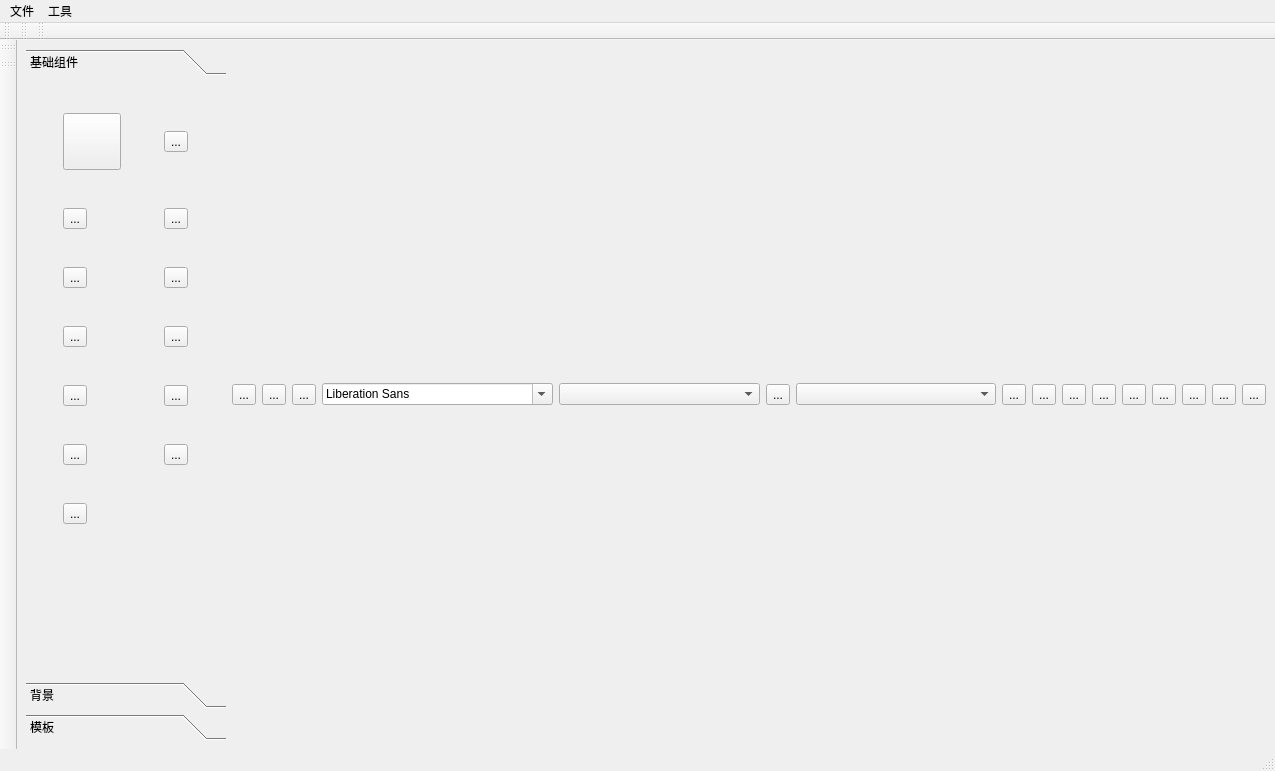
<?xml version="1.0" encoding="UTF-8"?>
<ui version="4.0">
 <class>MainWindow</class>
 <widget class="QMainWindow" name="MainWindow">
  <property name="geometry">
   <rect>
    <x>0</x>
    <y>0</y>
    <width>1275</width>
    <height>771</height>
   </rect>
  </property>
  <property name="windowTitle">
   <string>MainWindow</string>
  </property>
  <widget class="QWidget" name="centralwidget">
   <layout class="QHBoxLayout" name="horizontalLayout_2" stretch="1,4">
    <item>
     <widget class="QToolBox" name="toolBox">
      <property name="minimumSize">
       <size>
        <width>200</width>
        <height>0</height>
       </size>
      </property>
      <property name="maximumSize">
       <size>
        <width>200</width>
        <height>16777215</height>
       </size>
      </property>
      <property name="currentIndex">
       <number>0</number>
      </property>
      <widget class="QWidget" name="backgroundPage">
       <property name="geometry">
        <rect>
         <x>0</x>
         <y>0</y>
         <width>200</width>
         <height>643</height>
        </rect>
       </property>
       <attribute name="label">
        <string>基础组件</string>
       </attribute>
       <widget class="QWidget" name="layoutWidget">
        <property name="geometry">
         <rect>
          <x>0</x>
          <y>0</y>
          <width>201</width>
          <height>478</height>
         </rect>
        </property>
        <layout class="QGridLayout" name="graphicsGridLayout">
         <item row="0" column="0">
          <widget class="QToolButton" name="graphicsButton_2">
           <property name="toolTip">
            <string>自定义折线</string>
           </property>
           <property name="text">
            <string/>
           </property>
           <property name="icon">
            <iconset resource="diagramscene.qrc">
             <normaloff>:/images/linepointer.png</normaloff>:/images/linepointer.png</iconset>
           </property>
           <property name="iconSize">
            <size>
             <width>50</width>
             <height>50</height>
            </size>
           </property>
          </widget>
         </item>
         <item row="5" column="1">
          <widget class="QToolButton" name="graphicsButton_4">
           <property name="toolTip">
            <string>预备</string>
           </property>
           <property name="text">
            <string>...</string>
           </property>
           <property name="icon">
            <iconset resource="diagramscene.qrc">
             <normaloff>:/images/startShape.png</normaloff>:/images/startShape.png</iconset>
           </property>
           <property name="iconSize">
            <size>
             <width>50</width>
             <height>50</height>
            </size>
           </property>
          </widget>
         </item>
         <item row="0" column="1">
          <widget class="QToolButton" name="graphicsButton_12">
           <property name="toolTip">
            <string>直角折线</string>
           </property>
           <property name="text">
            <string>...</string>
           </property>
           <property name="icon">
            <iconset resource="diagramscene.qrc">
             <normaloff>:/images/rightArrow.png</normaloff>:/images/rightArrow.png</iconset>
           </property>
           <property name="iconSize">
            <size>
             <width>50</width>
             <height>50</height>
            </size>
           </property>
          </widget>
         </item>
         <item row="2" column="0">
          <widget class="QToolButton" name="graphicsButton_1">
           <property name="toolTip">
            <string>过程</string>
           </property>
           <property name="text">
            <string>...</string>
           </property>
           <property name="icon">
            <iconset resource="diagramscene.qrc">
             <normaloff>:/images/rectangle.png</normaloff>:/images/rectangle.png</iconset>
           </property>
           <property name="iconSize">
            <size>
             <width>50</width>
             <height>50</height>
            </size>
           </property>
          </widget>
         </item>
         <item row="3" column="0">
          <widget class="QToolButton" name="graphicsButton_13">
           <property name="toolTip">
            <string>输入/输出</string>
           </property>
           <property name="text">
            <string>...</string>
           </property>
           <property name="icon">
            <iconset resource="diagramscene.qrc">
             <normaloff>:/images/lozenge.png</normaloff>:/images/lozenge.png</iconset>
           </property>
           <property name="iconSize">
            <size>
             <width>50</width>
             <height>50</height>
            </size>
           </property>
          </widget>
         </item>
         <item row="4" column="1">
          <widget class="QToolButton" name="graphicsButton_10">
           <property name="toolTip">
            <string>页面内引用</string>
           </property>
           <property name="text">
            <string>...</string>
           </property>
           <property name="icon">
            <iconset resource="diagramscene.qrc">
             <normaloff>:/images/connectOut.png</normaloff>:/images/connectOut.png</iconset>
           </property>
           <property name="iconSize">
            <size>
             <width>50</width>
             <height>50</height>
            </size>
           </property>
          </widget>
         </item>
         <item row="5" column="0">
          <widget class="QToolButton" name="graphicsButton_9">
           <property name="toolTip">
            <string>预定义过程</string>
           </property>
           <property name="text">
            <string>...</string>
           </property>
           <property name="icon">
            <iconset resource="diagramscene.qrc">
             <normaloff>:/images/predefine.png</normaloff>:/images/predefine.png</iconset>
           </property>
           <property name="iconSize">
            <size>
             <width>50</width>
             <height>50</height>
            </size>
           </property>
          </widget>
         </item>
         <item row="1" column="0">
          <widget class="QToolButton" name="graphicsButton_5">
           <property name="toolTip">
            <string>文本</string>
           </property>
           <property name="text">
            <string>...</string>
           </property>
           <property name="icon">
            <iconset resource="diagramscene.qrc">
             <normaloff>:/images/textpointer.png</normaloff>:/images/textpointer.png</iconset>
           </property>
           <property name="iconSize">
            <size>
             <width>50</width>
             <height>50</height>
            </size>
           </property>
          </widget>
         </item>
         <item row="4" column="0">
          <widget class="QToolButton" name="graphicsButton_7">
           <property name="toolTip">
            <string>跨页引用</string>
           </property>
           <property name="text">
            <string>...</string>
           </property>
           <property name="icon">
            <iconset resource="diagramscene.qrc">
             <normaloff>:/images/connectorIn.png</normaloff>:/images/connectorIn.png</iconset>
           </property>
           <property name="iconSize">
            <size>
             <width>50</width>
             <height>50</height>
            </size>
           </property>
          </widget>
         </item>
         <item row="1" column="1">
          <widget class="QToolButton" name="graphicsButton_11">
           <property name="toolTip">
            <string>开始/结束</string>
           </property>
           <property name="text">
            <string>...</string>
           </property>
           <property name="icon">
            <iconset resource="diagramscene.qrc">
             <normaloff>:/images/RoundedRectangleShape.png</normaloff>:/images/RoundedRectangleShape.png</iconset>
           </property>
           <property name="iconSize">
            <size>
             <width>50</width>
             <height>50</height>
            </size>
           </property>
          </widget>
         </item>
         <item row="2" column="1">
          <widget class="QToolButton" name="graphicsButton_6">
           <property name="toolTip">
            <string>决策</string>
           </property>
           <property name="text">
            <string>...</string>
           </property>
           <property name="icon">
            <iconset resource="diagramscene.qrc">
             <normaloff>:/images/lozengeShape.png</normaloff>:/images/lozengeShape.png</iconset>
           </property>
           <property name="iconSize">
            <size>
             <width>50</width>
             <height>50</height>
            </size>
           </property>
          </widget>
         </item>
         <item row="3" column="1">
          <widget class="QToolButton" name="graphicsButton_3">
           <property name="toolTip">
            <string>文档</string>
           </property>
           <property name="text">
            <string>...</string>
           </property>
           <property name="icon">
            <iconset resource="diagramscene.qrc">
             <normaloff>:/images/triangle.png</normaloff>:/images/triangle.png</iconset>
           </property>
           <property name="iconSize">
            <size>
             <width>50</width>
             <height>50</height>
            </size>
           </property>
          </widget>
         </item>
         <item row="6" column="0">
          <widget class="QToolButton" name="graphicsButton_8">
           <property name="toolTip">
            <string>注释/标签</string>
           </property>
           <property name="text">
            <string>...</string>
           </property>
           <property name="icon">
            <iconset resource="diagramscene.qrc">
             <normaloff>:/images/comment.png</normaloff>:/images/comment.png</iconset>
           </property>
           <property name="iconSize">
            <size>
             <width>50</width>
             <height>50</height>
            </size>
           </property>
          </widget>
         </item>
        </layout>
       </widget>
      </widget>
      <widget class="QWidget" name="graphicsPage">
       <property name="geometry">
        <rect>
         <x>0</x>
         <y>0</y>
         <width>200</width>
         <height>643</height>
        </rect>
       </property>
       <attribute name="label">
        <string>背景</string>
       </attribute>
       <widget class="QWidget" name="layoutWidget">
        <property name="geometry">
         <rect>
          <x>0</x>
          <y>0</y>
          <width>201</width>
          <height>201</height>
         </rect>
        </property>
        <layout class="QGridLayout" name="backgroundgridLayout">
         <item row="0" column="0">
          <widget class="QToolButton" name="backgroundButton_1">
           <property name="toolTip">
            <string>牛皮纸</string>
           </property>
           <property name="text">
            <string>vellum</string>
           </property>
           <property name="icon">
            <iconset resource="diagramscene.qrc">
             <normaloff>:/images/vellum.png</normaloff>:/images/vellum.png</iconset>
           </property>
           <property name="iconSize">
            <size>
             <width>50</width>
             <height>50</height>
            </size>
           </property>
          </widget>
         </item>
         <item row="0" column="1">
          <widget class="QToolButton" name="backgroundButton_2">
           <property name="toolTip">
            <string>砂纸</string>
           </property>
           <property name="text">
            <string>sandpaper</string>
           </property>
           <property name="icon">
            <iconset resource="diagramscene.qrc">
             <normaloff>:/images/sandpaper.png</normaloff>:/images/sandpaper.png</iconset>
           </property>
           <property name="iconSize">
            <size>
             <width>50</width>
             <height>50</height>
            </size>
           </property>
          </widget>
         </item>
         <item row="1" column="0">
          <widget class="QToolButton" name="backgroundButton_3">
           <property name="toolTip">
            <string>网格线</string>
           </property>
           <property name="text">
            <string>Grid</string>
           </property>
           <property name="icon">
            <iconset resource="diagramscene.qrc">
             <normaloff>:/images/background2.png</normaloff>:/images/background2.png</iconset>
           </property>
           <property name="iconSize">
            <size>
             <width>50</width>
             <height>50</height>
            </size>
           </property>
          </widget>
         </item>
         <item row="1" column="1">
          <widget class="QToolButton" name="backgroundButton_4">
           <property name="toolTip">
            <string>白板</string>
           </property>
           <property name="text">
            <string>White</string>
           </property>
           <property name="icon">
            <iconset resource="diagramscene.qrc">
             <normaloff>:/images/background4.png</normaloff>:/images/background4.png</iconset>
           </property>
           <property name="iconSize">
            <size>
             <width>50</width>
             <height>50</height>
            </size>
           </property>
          </widget>
         </item>
        </layout>
       </widget>
      </widget>
      <widget class="QWidget" name="page">
       <property name="geometry">
        <rect>
         <x>0</x>
         <y>0</y>
         <width>200</width>
         <height>643</height>
        </rect>
       </property>
       <attribute name="label">
        <string>模板</string>
       </attribute>
       <widget class="QWidget" name="layoutWidget_2">
        <property name="geometry">
         <rect>
          <x>0</x>
          <y>0</y>
          <width>201</width>
          <height>328</height>
         </rect>
        </property>
        <layout class="QGridLayout" name="backgroundgridLayout_2">
         <item row="2" column="0">
          <widget class="QToolButton" name="template_3">
           <property name="toolTip">
            <string>多条件流程图</string>
           </property>
           <property name="text">
            <string>Grid</string>
           </property>
           <property name="icon">
            <iconset resource="diagramscene.qrc">
             <normaloff>:/images/template3.png</normaloff>:/images/template3.png</iconset>
           </property>
           <property name="iconSize">
            <size>
             <width>100</width>
             <height>100</height>
            </size>
           </property>
          </widget>
         </item>
         <item row="0" column="0">
          <widget class="QToolButton" name="template_1">
           <property name="toolTip">
            <string>循环流程图</string>
           </property>
           <property name="text">
            <string>vellum</string>
           </property>
           <property name="icon">
            <iconset resource="diagramscene.qrc">
             <normaloff>:/images/template1.png</normaloff>:/images/template1.png</iconset>
           </property>
           <property name="iconSize">
            <size>
             <width>100</width>
             <height>100</height>
            </size>
           </property>
          </widget>
         </item>
         <item row="1" column="0">
          <widget class="QToolButton" name="template_2">
           <property name="toolTip">
            <string>分支流程图</string>
           </property>
           <property name="text">
            <string>sandpaper</string>
           </property>
           <property name="icon">
            <iconset resource="diagramscene.qrc">
             <normaloff>:/images/template2.png</normaloff>:/images/template2.png</iconset>
           </property>
           <property name="iconSize">
            <size>
             <width>100</width>
             <height>100</height>
            </size>
           </property>
          </widget>
         </item>
        </layout>
       </widget>
      </widget>
     </widget>
    </item>
    <item>
     <layout class="QHBoxLayout" name="horizontalLayout">
      <item>
       <layout class="QVBoxLayout" name="verticalLayout"/>
      </item>
      <item>
       <widget class="QToolButton" name="deleteButton">
        <property name="toolTip">
         <string>删除图形</string>
        </property>
        <property name="text">
         <string>...</string>
        </property>
        <property name="icon">
         <iconset resource="diagramscene.qrc">
          <normaloff>:/images/delete.png</normaloff>:/images/delete.png</iconset>
        </property>
       </widget>
      </item>
      <item>
       <widget class="QToolButton" name="frontButton">
        <property name="toolTip">
         <string>图层上移</string>
        </property>
        <property name="text">
         <string>...</string>
        </property>
        <property name="icon">
         <iconset resource="diagramscene.qrc">
          <normaloff>:/images/bringtofront.png</normaloff>:/images/bringtofront.png</iconset>
        </property>
       </widget>
      </item>
      <item>
       <widget class="QToolButton" name="backButton">
        <property name="toolTip">
         <string>图层下移</string>
        </property>
        <property name="text">
         <string>...</string>
        </property>
        <property name="icon">
         <iconset resource="diagramscene.qrc">
          <normaloff>:/images/sendtoback.png</normaloff>:/images/sendtoback.png</iconset>
        </property>
       </widget>
      </item>
      <item>
       <widget class="QFontComboBox" name="fontComboBox">
        <property name="toolTip">
         <string>切换字体</string>
        </property>
       </widget>
      </item>
      <item>
       <widget class="QComboBox" name="selectSizeBox">
        <property name="toolTip">
         <string>切换字号</string>
        </property>
       </widget>
      </item>
      <item>
       <widget class="QToolButton" name="clickButton">
        <property name="toolTip">
         <string>鼠标</string>
        </property>
        <property name="text">
         <string>...</string>
        </property>
        <property name="icon">
         <iconset resource="diagramscene.qrc">
          <normaloff>:/images/pointer.png</normaloff>:/images/pointer.png</iconset>
        </property>
       </widget>
      </item>
      <item>
       <widget class="QComboBox" name="percentBox">
        <property name="toolTip">
         <string>画布缩放</string>
        </property>
       </widget>
      </item>
      <item>
       <widget class="QToolButton" name="colorButton">
        <property name="toolTip">
         <string>切换颜色</string>
        </property>
        <property name="text">
         <string>...</string>
        </property>
       </widget>
      </item>
      <item>
       <widget class="QToolButton" name="boldButton">
        <property name="toolTip">
         <string>加粗</string>
        </property>
        <property name="text">
         <string>...</string>
        </property>
        <property name="icon">
         <iconset resource="diagramscene.qrc">
          <normaloff>:/images/bold.png</normaloff>:/images/bold.png</iconset>
        </property>
       </widget>
      </item>
      <item>
       <widget class="QToolButton" name="italicButton">
        <property name="toolTip">
         <string>斜体</string>
        </property>
        <property name="text">
         <string>...</string>
        </property>
        <property name="icon">
         <iconset resource="diagramscene.qrc">
          <normaloff>:/images/italic.png</normaloff>:/images/italic.png</iconset>
        </property>
       </widget>
      </item>
      <item>
       <widget class="QToolButton" name="underlineButton">
        <property name="toolTip">
         <string>下划线</string>
        </property>
        <property name="text">
         <string>...</string>
        </property>
        <property name="icon">
         <iconset resource="diagramscene.qrc">
          <normaloff>:/images/underline.png</normaloff>:/images/underline.png</iconset>
        </property>
       </widget>
      </item>
      <item>
       <widget class="QToolButton" name="leftButton">
        <property name="toolTip">
         <string>图形左旋</string>
        </property>
        <property name="text">
         <string>...</string>
        </property>
        <property name="icon">
         <iconset resource="diagramscene.qrc">
          <normaloff>:/images/leftRotation.png</normaloff>:/images/leftRotation.png</iconset>
        </property>
       </widget>
      </item>
      <item>
       <widget class="QToolButton" name="rightButton">
        <property name="toolTip">
         <string>图形右旋</string>
        </property>
        <property name="text">
         <string>...</string>
        </property>
        <property name="icon">
         <iconset resource="diagramscene.qrc">
          <normaloff>:/images/rightRotation.png</normaloff>:/images/rightRotation.png</iconset>
        </property>
       </widget>
      </item>
      <item>
       <widget class="QToolButton" name="biggerButton">
        <property name="toolTip">
         <string>图形放大</string>
        </property>
        <property name="text">
         <string>...</string>
        </property>
        <property name="icon">
         <iconset resource="diagramscene.qrc">
          <normaloff>:/images/bigger.png</normaloff>:/images/bigger.png</iconset>
        </property>
       </widget>
      </item>
      <item>
       <widget class="QToolButton" name="samllerButton">
        <property name="toolTip">
         <string>图形缩小</string>
        </property>
        <property name="text">
         <string>...</string>
        </property>
        <property name="icon">
         <iconset resource="diagramscene.qrc">
          <normaloff>:/images/samller.png</normaloff>:/images/samller.png</iconset>
        </property>
       </widget>
      </item>
      <item>
       <widget class="QToolButton" name="findButton">
        <property name="toolTip">
         <string>文字查找替换</string>
        </property>
        <property name="text">
         <string>...</string>
        </property>
        <property name="icon">
         <iconset resource="diagramscene.qrc">
          <normaloff>:/images/search.png</normaloff>:/images/search.png</iconset>
        </property>
       </widget>
      </item>
     </layout>
    </item>
   </layout>
  </widget>
  <widget class="QMenuBar" name="menubar">
   <property name="geometry">
    <rect>
     <x>0</x>
     <y>0</y>
     <width>1275</width>
     <height>18</height>
    </rect>
   </property>
   <widget class="QMenu" name="fileMenu">
    <property name="title">
     <string>文件</string>
    </property>
    <widget class="QMenu" name="menu">
     <property name="title">
      <string>导出</string>
     </property>
     <addaction name="actionSVG"/>
     <addaction name="actionPDF"/>
     <addaction name="actionPNG"/>
     <addaction name="actionTIFF"/>
    </widget>
    <addaction name="openAction"/>
    <addaction name="saveAction"/>
    <addaction name="saveToAction"/>
    <addaction name="menu"/>
    <addaction name="editAction"/>
   </widget>
   <widget class="QMenu" name="itemMenu">
    <property name="title">
     <string>工具</string>
    </property>
    <addaction name="deleteAction"/>
    <addaction name="frontAction"/>
    <addaction name="backAction"/>
    <addaction name="copyAction_2"/>
    <addaction name="pasteAction_2"/>
    <addaction name="cutAction"/>
    <addaction name="undoAction"/>
    <addaction name="redoAction"/>
    <addaction name="imageAction"/>
   </widget>
   <addaction name="fileMenu"/>
   <addaction name="itemMenu"/>
  </widget>
  <widget class="QStatusBar" name="statusbar"/>
  <widget class="QToolBar" name="clickToolBar">
   <property name="windowTitle">
    <string>clickToolBar</string>
   </property>
   <attribute name="toolBarArea">
    <enum>TopToolBarArea</enum>
   </attribute>
   <attribute name="toolBarBreak">
    <bool>false</bool>
   </attribute>
  </widget>
  <widget class="QToolBar" name="editToolBar">
   <property name="windowTitle">
    <string>toolBar</string>
   </property>
   <attribute name="toolBarArea">
    <enum>LeftToolBarArea</enum>
   </attribute>
   <attribute name="toolBarBreak">
    <bool>false</bool>
   </attribute>
  </widget>
  <widget class="QToolBar" name="transformToolBar">
   <property name="windowTitle">
    <string>toolBar_2</string>
   </property>
   <attribute name="toolBarArea">
    <enum>LeftToolBarArea</enum>
   </attribute>
   <attribute name="toolBarBreak">
    <bool>false</bool>
   </attribute>
  </widget>
  <widget class="QToolBar" name="fontToolBar">
   <property name="windowTitle">
    <string>toolBar</string>
   </property>
   <attribute name="toolBarArea">
    <enum>TopToolBarArea</enum>
   </attribute>
   <attribute name="toolBarBreak">
    <bool>false</bool>
   </attribute>
  </widget>
  <widget class="QToolBar" name="colorToolBar">
   <property name="windowTitle">
    <string>toolBar</string>
   </property>
   <attribute name="toolBarArea">
    <enum>TopToolBarArea</enum>
   </attribute>
   <attribute name="toolBarBreak">
    <bool>false</bool>
   </attribute>
  </widget>
  <action name="editAction">
   <property name="text">
    <string>编辑</string>
   </property>
  </action>
  <action name="deleteAction">
   <property name="icon">
    <iconset resource="diagramscene.qrc">
     <normaloff>:/images/delete.png</normaloff>:/images/delete.png</iconset>
   </property>
   <property name="text">
    <string>删除</string>
   </property>
  </action>
  <action name="frontAction">
   <property name="icon">
    <iconset resource="diagramscene.qrc">
     <normaloff>:/images/bringtofront.png</normaloff>:/images/bringtofront.png</iconset>
   </property>
   <property name="text">
    <string>上移一层</string>
   </property>
  </action>
  <action name="backAction">
   <property name="icon">
    <iconset resource="diagramscene.qrc">
     <normaloff>:/images/sendtoback.png</normaloff>:/images/sendtoback.png</iconset>
   </property>
   <property name="text">
    <string>下移一层</string>
   </property>
  </action>
  <action name="aboutAction">
   <property name="text">
    <string>关于</string>
   </property>
  </action>
  <action name="actionSVG">
   <property name="text">
    <string>SVG</string>
   </property>
  </action>
  <action name="saveAction">
   <property name="text">
    <string>保存</string>
   </property>
  </action>
  <action name="openAction">
   <property name="text">
    <string>打开</string>
   </property>
  </action>
  <action name="saveToAction">
   <property name="text">
    <string>另存为</string>
   </property>
  </action>
  <action name="copyAction">
   <property name="text">
    <string>复制</string>
   </property>
  </action>
  <action name="pasteAction">
   <property name="text">
    <string>粘贴</string>
   </property>
  </action>
  <action name="copyAction_2">
   <property name="text">
    <string>复制</string>
   </property>
  </action>
  <action name="pasteAction_2">
   <property name="text">
    <string>粘贴</string>
   </property>
  </action>
  <action name="cutAction">
   <property name="text">
    <string>剪切</string>
   </property>
  </action>
  <action name="undoAction">
   <property name="text">
    <string>撤销</string>
   </property>
  </action>
  <action name="redoAction">
   <property name="text">
    <string>重做</string>
   </property>
  </action>
  <action name="imageAction">
   <property name="text">
    <string>导入图片</string>
   </property>
  </action>
  <action name="actionPDF">
   <property name="text">
    <string>PDF</string>
   </property>
  </action>
  <action name="actionPNG">
   <property name="text">
    <string>PNG</string>
   </property>
  </action>
  <action name="actionTIFF">
   <property name="text">
    <string>TIFF</string>
   </property>
  </action>
 </widget>
 <resources>
  <include location="diagramscene.qrc"/>
 </resources>
 <connections/>
</ui>
